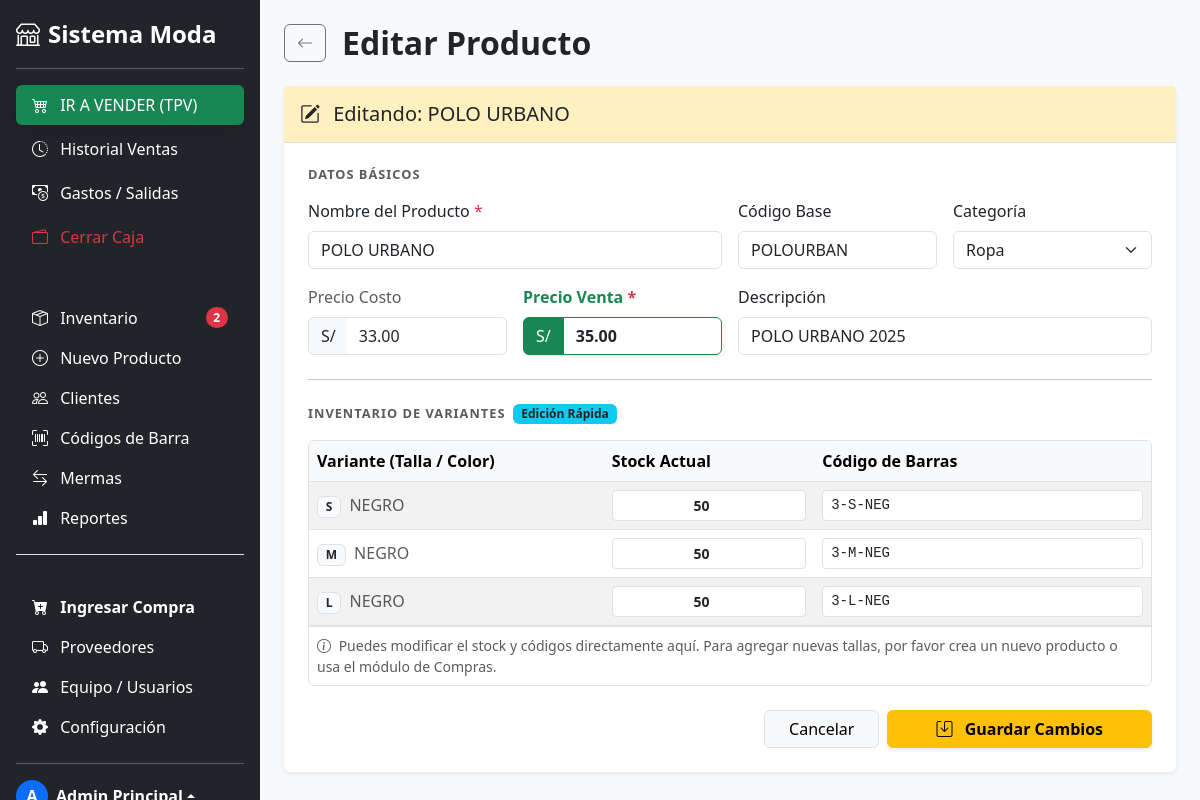
/producto/editar/3 (signed in), run on the app's committed database.
### tables this page shows
CREATE TABLE IF NOT EXISTS `productos` (
  `id` int NOT NULL AUTO_INCREMENT,
  `codigo_barras_base` varchar(50) DEFAULT NULL,
  `nombre` varchar(200) NOT NULL,
  `descripcion` text,
  `activo` tinyint(1) DEFAULT '1',
  `categoria_id` int DEFAULT NULL,
  `precio_compra` decimal(10,2) DEFAULT NULL,
  `precio_venta` decimal(10,2) DEFAULT NULL,
  `imagen` varchar(255) DEFAULT NULL,
  `fecha_creacion` datetime DEFAULT CURRENT_TIMESTAMP,
  PRIMARY KEY (`id`),
  KEY `categoria_id` (`categoria_id`),
  CONSTRAINT `productos_ibfk_1` FOREIGN KEY (`categoria_id`) REFERENCES `categorias` (`id`)
);

CREATE TABLE IF NOT EXISTS `producto_variantes` (
  `id` int NOT NULL AUTO_INCREMENT,
  `producto_id` int NOT NULL,
  `talla` varchar(10) NOT NULL,
  `color` varchar(50) NOT NULL,
  `stock_actual` int DEFAULT '0',
  `stock_minimo` int DEFAULT '5',
  `codigo_barras_variante` varchar(50) DEFAULT NULL,
  PRIMARY KEY (`id`),
  KEY `producto_id` (`producto_id`),
  CONSTRAINT `producto_variantes_ibfk_1` FOREIGN KEY (`producto_id`) REFERENCES `productos` (`id`) ON DELETE CASCADE
);

### app/controllers/ProductoController.php (called while the page is built, shortened)
<?php
require_once '../app/models/Producto.php';
class ProductoController {
    public function editar($id) {
        $productoModel = new Producto();
        $p = $productoModel->obtenerPorId($id);
        $variantes = $productoModel->obtenerVariantes($id);
        require_once '../app/views/productos/editar.php';
    }
}

### app/models/Producto.php (called while the page is built, shortened)
<?php
require_once '../app/core/Database.php';
class Producto {
    private $conn;
    public function __construct() {
        $database = new Database();
        $this->conn = $database->getConnection();
    }
    public function obtenerVariantes($id_producto) {
        $sql = "SELECT id, talla, color, stock_actual, codigo_barras_variante
                FROM producto_variantes
                WHERE producto_id = :pid";
        $stmt = $this->conn->prepare($sql);
        $stmt->execute([':pid' => $id_producto]);
        return $stmt->fetchAll(PDO::FETCH_ASSOC);
    }
    public function obtenerPorId($id) {
        $sql = "SELECT * FROM productos WHERE id = :id";
        $stmt = $this->conn->prepare($sql);
        $stmt->execute([':id' => $id]);
        return $stmt->fetch(PDO::FETCH_ASSOC);
    }
}

### app/core/Database.php (called while the page is built, shortened)
<?php
class Database {
    private $host;
    private $db_name;
    private $username;
    private $password;
    public function __construct() {
        $this->host     = getenv('DB_HOST')     ?: 'localhost';
        $this->db_name  = getenv('DB_NAME')     ?: 'sistema_moda';
        $this->username = getenv('DB_USER')     ?: 'root';
        $this->password = getenv('DB_PASS')     ?: '';
    }
    public function getConnection() {
        $this->conn = null;
        try {
            $this->conn = new PDO(
                "mysql:host=" . $this->host . ";dbname=" . $this->db_name . ";charset=utf8mb4",
                $this->username,
                $this->password
            );
            $this->conn->exec("set names utf8mb4");
            $this->conn->setAttribute(PDO::ATTR_ERRMODE, PDO::ERRMODE_EXCEPTION);
            $this->conn->setAttribute(PDO::ATTR_DEFAULT_FETCH_MODE, PDO::FETCH_ASSOC);
        } catch(PDOException $exception) {
            echo "Error de conexión: " . $exception->getMessage();
        }
        return $this->conn;
    }
}

### app/views/productos/editar.php (the view, shortened to what this page needs)
<!DOCTYPE html>
<html lang="es">
<head>
    <link href="https://cdn.jsdelivr.net/npm/bootstrap@5.3.0/dist/css/bootstrap.min.css" rel="stylesheet">
    <link rel="stylesheet" href="https://cdn.jsdelivr.net/npm/bootstrap-icons@1.11.0/font/bootstrap-icons.css">
</head>
<body class="bg-light">
<?php include '../app/views/layouts/sidebar.php'; ?>
<div class="main-content-area" style="height: 100vh; overflow-y: auto;">
    <div class="container-fluid p-4">
        <div class="d-flex align-items-center mb-4">
            <a href="<?= BASE_URL ?>/producto/index" class="btn btn-outline-secondary me-3">
                <i class="bi bi-arrow-left"></i>
            </a>
            <h2 class="fw-bold m-0">Editar Producto</h2>
        </div>
        <div class="card shadow-sm border-0">
            <div class="card-header bg-warning bg-opacity-25 py-3 border-bottom">
                <h5 class="mb-0 text-dark"><i class="bi bi-pencil-square me-2"></i> Editando: <?= $p['nombre'] ?></h5>
            </div>
            <div class="card-body p-4">
                <form action="<?= BASE_URL ?>/producto/actualizar" method="POST">
                    <h6 class="text-uppercase text-muted fw-bold mb-3" style="font-size: 0.8rem; letter-spacing: 1px;">Datos Básicos</h6>
                    <div class="row mb-3 g-3">
                        <div class="col-md-6">
                            <label class="form-label">Nombre del Producto <span class="text-danger">*</span></label>
                            <input type="text" name="nombre" class="form-control" required value="<?= $p['nombre'] ?>">
                        </div>
                        <div class="col-md-3">
                            <label class="form-label">Código Base</label>
                            <input type="text" name="codigo" class="form-control" value="<?= $p['codigo_barras_base'] ?>">
                        </div>
                        <div class="col-md-3">
                            <label class="form-label">Categoría</label>
                            <select name="categoria" class="form-select">
                                <option value="2" <?= $p['categoria_id'] == 2 ? 'selected' : '' ?>>Ropa</option>
                            </select>
                        </div>
                    </div>
                    <div class="row mb-3 g-3">
                        <div class="col-md-3">
                            <label class="form-label text-muted">Precio Costo</label>
                            <div class="input-group">
                                <span class="input-group-text bg-light border-end-0">S/</span>
                                <input type="number" step="0.01" name="precio_compra" class="form-control border-start-0" value="<?= $p['precio_compra'] ?>">
                            </div>
                        </div>
                        <div class="col-md-3">
                            <label class="form-label fw-bold text-success">Precio Venta <span class="text-danger">*</span></label>
                            <div class="input-group shadow-sm">
                                <span class="input-group-text bg-success text-white border-success">S/</span>
                                <input type="number" step="0.01" name="precio_venta" class="form-control fw-bold border-success" required value="<?= $p['precio_venta'] ?>">
                            </div>
                        </div>
                        <div class="col-md-6">
                            <label class="form-label">Descripción</label>
                            <input type="text" name="descripcion" class="form-control" value="<?= $p['descripcion'] ?>">
                        </div>
                    </div>
                    <hr class="my-4">
                    <div class="d-flex align-items-center mb-3">
                        <h6 class="text-uppercase text-muted fw-bold m-0 me-2" style="font-size: 0.8rem; letter-spacing: 1px;">Inventario de Variantes</h6>
                        <span class="badge bg-info text-dark">Edición Rápida</span>
                    </div>
                    <div class="table-responsive rounded border mb-4">
                        <table class="table table-striped mb-0 align-middle">
                            <thead class="table-light">
                                <tr>
                                    <th style="width: 35%;">Variante (Talla / Color)</th>
                                    <th style="width: 25%;">Stock Actual</th>
                                    <th style="width: 40%;">Código de Barras</th>
                                </tr>
                            </thead>
                            <tbody>
                                <?php if(empty($variantes)): ?>
                                    <tr><td colspan="3" class="text-center text-muted py-3">Este producto no tiene variantes registradas.</td></tr>
                                <?php else: ?>
                                    <?php foreach($variantes as $v): ?>
                                        <tr>
                                            <td>
                                                <span class="fw-bold badge bg-light text-dark border me-1"><?= $v['talla'] ?></span>
                                                <span class="text-muted"><?= $v['color'] ?></span>
                                            </td>
                                            <td>
                                                <input type="number" name="var_stock[]" class="form-control form-control-sm fw-bold text-center"
                                                       value="<?= $v['stock_actual'] ?>" min="0" required>
                                            </td>
                                            <td>
                                                <input type="text" name="var_codigo[]" class="form-control form-control-sm font-monospace"
                                                       value="<?= $v['codigo_barras_variante'] ?>" placeholder="Generar auto...">
                                            </td>
                                        </tr>
                                    <?php endforeach; ?>
                                <?php endif; ?>
                            </tbody>
                        </table>
                        <div class="p-2 bg-white border-top text-muted small">
                            <i class="bi bi-info-circle me-1"></i> Puedes modificar el stock y códigos directamente aquí. Para agregar nuevas tallas, por favor crea un nuevo producto o usa el módulo de Compras.
                        </div>
                    </div>
                    <div class="d-flex justify-content-end gap-2">
                        <a href="<?= BASE_URL ?>/producto/index" class="btn btn-light border px-4">Cancelar</a>
                        <button type="submit" class="btn btn-warning px-5 fw-bold shadow-sm">
                            <i class="bi bi-save me-2"></i> Guardar Cambios
                        </button>
                    </div>
                </form>
            </div>
        </div>
    </div>
</div>
</body>
</html>

### app/views/productos/editar.php (style rules this page uses)
@media (min-width: 992px) { .main-content-area { margin-left: 260px; width: calc(100% - 260px); } }

### data on the page
productos: nombre "POLO URBANO", codigo "POLOURBAN", categoria "Ropa", precio_compra "33.00", precio_venta "35.00", descripcion "POLO URBANO 2025"
producto_variantes: talla "S", color "NEGRO", stock_actual "50", codigo_barras_variante "3-S-NEG"
producto_variantes: talla "M", color "NEGRO", stock_actual "50", codigo_barras_variante "3-M-NEG"
producto_variantes: talla "L", color "NEGRO", stock_actual "50", codigo_barras_variante "3-L-NEG"

### other printed values
$stock_bajo "2"
